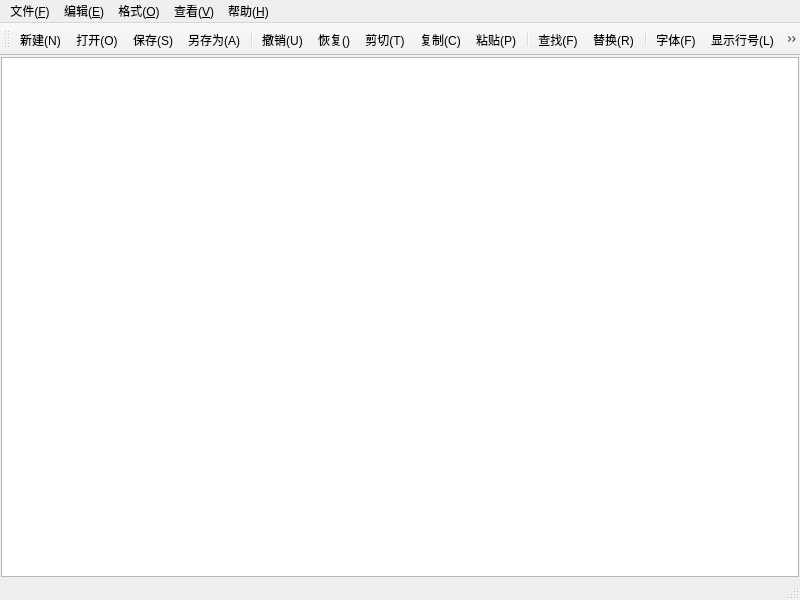
<?xml version="1.0" encoding="UTF-8"?>
<ui version="4.0">
 <class>MainWindow</class>
 <widget class="QMainWindow" name="MainWindow">
  <property name="geometry">
   <rect>
    <x>0</x>
    <y>0</y>
    <width>800</width>
    <height>600</height>
   </rect>
  </property>
  <property name="windowTitle">
   <string>新建文本文件-编辑器</string>
  </property>
  <property name="windowIcon">
   <iconset resource="icons.qrc">
    <normaloff>:/new/images/img/newText.png</normaloff>:/new/images/img/newText.png</iconset>
  </property>
  <widget class="QWidget" name="centralwidget">
   <layout class="QVBoxLayout" name="verticalLayout">
    <property name="spacing">
     <number>0</number>
    </property>
    <property name="leftMargin">
     <number>1</number>
    </property>
    <property name="topMargin">
     <number>1</number>
    </property>
    <property name="rightMargin">
     <number>1</number>
    </property>
    <property name="bottomMargin">
     <number>1</number>
    </property>
    <item>
     <widget class="CodeEditor" name="TextEdit"/>
    </item>
   </layout>
  </widget>
  <widget class="QMenuBar" name="menubar">
   <property name="geometry">
    <rect>
     <x>0</x>
     <y>0</y>
     <width>800</width>
     <height>21</height>
    </rect>
   </property>
   <widget class="QMenu" name="menu">
    <property name="title">
     <string>文件(&amp;F)</string>
    </property>
    <addaction name="action_New"/>
    <addaction name="action_Open"/>
    <addaction name="action_Save"/>
    <addaction name="action_SaveAs"/>
    <addaction name="separator"/>
    <addaction name="action_Exit"/>
   </widget>
   <widget class="QMenu" name="menu_E">
    <property name="title">
     <string>编辑(&amp;E)</string>
    </property>
    <addaction name="action_Undo"/>
    <addaction name="action_Redo"/>
    <addaction name="action_Cut"/>
    <addaction name="action_Copy"/>
    <addaction name="action_Paste"/>
    <addaction name="separator"/>
    <addaction name="action_Find"/>
    <addaction name="action_Replace"/>
    <addaction name="separator"/>
    <addaction name="action_SelectAll"/>
   </widget>
   <widget class="QMenu" name="menu_O">
    <property name="title">
     <string>格式(&amp;O)</string>
    </property>
    <addaction name="action_AutoWrap"/>
    <addaction name="action_ShowLineNo"/>
    <addaction name="action_Font"/>
    <addaction name="action_FontColor"/>
    <addaction name="separator"/>
    <addaction name="action_FontBackgroundColor"/>
    <addaction name="action_EditorBackgroundColor"/>
   </widget>
   <widget class="QMenu" name="menu_V">
    <property name="title">
     <string>查看(&amp;V)</string>
    </property>
    <addaction name="action_ToolBar"/>
    <addaction name="action_StatusBar"/>
    <addaction name="action_AutoSave"/>
   </widget>
   <widget class="QMenu" name="menu_H">
    <property name="title">
     <string>帮助(&amp;H)</string>
    </property>
    <addaction name="action_About"/>
   </widget>
   <addaction name="menu"/>
   <addaction name="menu_E"/>
   <addaction name="menu_O"/>
   <addaction name="menu_V"/>
   <addaction name="menu_H"/>
  </widget>
  <widget class="QStatusBar" name="statusbar"/>
  <widget class="QToolBar" name="toolBar">
   <property name="windowTitle">
    <string>toolBar</string>
   </property>
   <property name="toolButtonStyle">
    <enum>Qt::ToolButtonIconOnly</enum>
   </property>
   <attribute name="toolBarArea">
    <enum>TopToolBarArea</enum>
   </attribute>
   <attribute name="toolBarBreak">
    <bool>false</bool>
   </attribute>
   <addaction name="action_New"/>
   <addaction name="action_Open"/>
   <addaction name="action_Save"/>
   <addaction name="action_SaveAs"/>
   <addaction name="separator"/>
   <addaction name="action_Undo"/>
   <addaction name="action_Redo"/>
   <addaction name="action_Cut"/>
   <addaction name="action_Copy"/>
   <addaction name="action_Paste"/>
   <addaction name="separator"/>
   <addaction name="action_Find"/>
   <addaction name="action_Replace"/>
   <addaction name="separator"/>
   <addaction name="action_Font"/>
   <addaction name="action_ShowLineNo"/>
   <addaction name="action_AutoWrap"/>
   <addaction name="separator"/>
   <addaction name="action_ToolBar"/>
   <addaction name="action_StatusBar"/>
   <addaction name="action_AutoSave"/>
  </widget>
  <action name="action_New">
   <property name="icon">
    <iconset resource="icons.qrc">
     <normaloff>:/new/images/img/new.png</normaloff>:/new/images/img/new.png</iconset>
   </property>
   <property name="text">
    <string>新建(&amp;N)</string>
   </property>
   <property name="toolTip">
    <string>新建</string>
   </property>
   <property name="shortcut">
    <string>Ctrl+N</string>
   </property>
   <property name="menuRole">
    <enum>QAction::NoRole</enum>
   </property>
  </action>
  <action name="action_Open">
   <property name="icon">
    <iconset resource="icons.qrc">
     <normaloff>:/new/images/img/open.png</normaloff>:/new/images/img/open.png</iconset>
   </property>
   <property name="text">
    <string>打开(&amp;O)</string>
   </property>
   <property name="toolTip">
    <string>打开</string>
   </property>
   <property name="shortcut">
    <string>Ctrl+O</string>
   </property>
   <property name="menuRole">
    <enum>QAction::NoRole</enum>
   </property>
  </action>
  <action name="action_Save">
   <property name="icon">
    <iconset resource="icons.qrc">
     <normaloff>:/new/images/img/save.png</normaloff>:/new/images/img/save.png</iconset>
   </property>
   <property name="text">
    <string>保存(&amp;S)</string>
   </property>
   <property name="toolTip">
    <string>保存</string>
   </property>
   <property name="shortcut">
    <string>Ctrl+S</string>
   </property>
   <property name="menuRole">
    <enum>QAction::NoRole</enum>
   </property>
  </action>
  <action name="action_SaveAs">
   <property name="icon">
    <iconset resource="icons.qrc">
     <normaloff>:/new/images/img/saveAs.png</normaloff>:/new/images/img/saveAs.png</iconset>
   </property>
   <property name="text">
    <string>另存为(&amp;A)</string>
   </property>
   <property name="toolTip">
    <string>另存为</string>
   </property>
   <property name="menuRole">
    <enum>QAction::NoRole</enum>
   </property>
  </action>
  <action name="action_Exit">
   <property name="text">
    <string>退出(&amp;X)</string>
   </property>
   <property name="toolTip">
    <string>退出</string>
   </property>
   <property name="menuRole">
    <enum>QAction::NoRole</enum>
   </property>
  </action>
  <action name="action_Undo">
   <property name="icon">
    <iconset resource="icons.qrc">
     <normaloff>:/new/images/img/undo.png</normaloff>:/new/images/img/undo.png</iconset>
   </property>
   <property name="text">
    <string>撤销(&amp;U)</string>
   </property>
   <property name="toolTip">
    <string>撤销</string>
   </property>
   <property name="shortcut">
    <string>Ctrl+Z</string>
   </property>
   <property name="menuRole">
    <enum>QAction::NoRole</enum>
   </property>
  </action>
  <action name="action_Redo">
   <property name="icon">
    <iconset resource="icons.qrc">
     <normaloff>:/new/images/img/recover.png</normaloff>:/new/images/img/recover.png</iconset>
   </property>
   <property name="text">
    <string>恢复(&amp;)</string>
   </property>
   <property name="toolTip">
    <string>恢复</string>
   </property>
   <property name="shortcut">
    <string>Ctrl+Shift+Z</string>
   </property>
   <property name="menuRole">
    <enum>QAction::NoRole</enum>
   </property>
  </action>
  <action name="action_Cut">
   <property name="icon">
    <iconset resource="icons.qrc">
     <normaloff>:/new/images/img/cut.png</normaloff>:/new/images/img/cut.png</iconset>
   </property>
   <property name="text">
    <string>剪切(&amp;T)</string>
   </property>
   <property name="toolTip">
    <string>剪切</string>
   </property>
   <property name="shortcut">
    <string>Ctrl+X</string>
   </property>
   <property name="menuRole">
    <enum>QAction::NoRole</enum>
   </property>
  </action>
  <action name="action_Copy">
   <property name="icon">
    <iconset resource="icons.qrc">
     <normaloff>:/new/images/img/copy.png</normaloff>:/new/images/img/copy.png</iconset>
   </property>
   <property name="text">
    <string>复制(&amp;C)</string>
   </property>
   <property name="toolTip">
    <string>复制</string>
   </property>
   <property name="shortcut">
    <string>Ctrl+C</string>
   </property>
   <property name="menuRole">
    <enum>QAction::NoRole</enum>
   </property>
  </action>
  <action name="action_Paste">
   <property name="icon">
    <iconset resource="icons.qrc">
     <normaloff>:/new/images/img/paste.png</normaloff>:/new/images/img/paste.png</iconset>
   </property>
   <property name="text">
    <string>粘贴(&amp;P)</string>
   </property>
   <property name="toolTip">
    <string>粘贴</string>
   </property>
   <property name="shortcut">
    <string>Ctrl+V</string>
   </property>
   <property name="menuRole">
    <enum>QAction::NoRole</enum>
   </property>
  </action>
  <action name="action_Find">
   <property name="icon">
    <iconset resource="icons.qrc">
     <normaloff>:/new/images/img/check.png</normaloff>:/new/images/img/check.png</iconset>
   </property>
   <property name="text">
    <string>查找(&amp;F)</string>
   </property>
   <property name="toolTip">
    <string>查找</string>
   </property>
   <property name="shortcut">
    <string>Ctrl+F</string>
   </property>
   <property name="menuRole">
    <enum>QAction::NoRole</enum>
   </property>
  </action>
  <action name="action_Replace">
   <property name="icon">
    <iconset resource="icons.qrc">
     <normaloff>:/new/images/img/replace.png</normaloff>:/new/images/img/replace.png</iconset>
   </property>
   <property name="text">
    <string>替换(&amp;R)</string>
   </property>
   <property name="toolTip">
    <string>替换</string>
   </property>
   <property name="shortcut">
    <string>Ctrl+H</string>
   </property>
   <property name="menuRole">
    <enum>QAction::NoRole</enum>
   </property>
  </action>
  <action name="action_SelectAll">
   <property name="text">
    <string>全选(&amp;A)</string>
   </property>
   <property name="toolTip">
    <string>全选</string>
   </property>
   <property name="shortcut">
    <string>Ctrl+V</string>
   </property>
   <property name="menuRole">
    <enum>QAction::NoRole</enum>
   </property>
  </action>
  <action name="action_AutoWrap">
   <property name="checkable">
    <bool>true</bool>
   </property>
   <property name="icon">
    <iconset resource="icons.qrc">
     <normaloff>:/new/images/img/changeLine.png</normaloff>:/new/images/img/changeLine.png</iconset>
   </property>
   <property name="text">
    <string>自动换行(&amp;W)</string>
   </property>
   <property name="toolTip">
    <string>自动换行</string>
   </property>
   <property name="menuRole">
    <enum>QAction::NoRole</enum>
   </property>
  </action>
  <action name="action_ShowLineNo">
   <property name="checkable">
    <bool>true</bool>
   </property>
   <property name="icon">
    <iconset resource="icons.qrc">
     <normaloff>:/new/images/img/showLine.png</normaloff>:/new/images/img/showLine.png</iconset>
   </property>
   <property name="text">
    <string>显示行号(&amp;L)</string>
   </property>
   <property name="toolTip">
    <string>显示行号</string>
   </property>
   <property name="shortcut">
    <string>Ctrl+L</string>
   </property>
   <property name="menuRole">
    <enum>QAction::NoRole</enum>
   </property>
  </action>
  <action name="action_Font">
   <property name="icon">
    <iconset resource="icons.qrc">
     <normaloff>:/new/images/img/font.png</normaloff>:/new/images/img/font.png</iconset>
   </property>
   <property name="text">
    <string>字体(&amp;F)</string>
   </property>
   <property name="toolTip">
    <string>字体</string>
   </property>
   <property name="menuRole">
    <enum>QAction::NoRole</enum>
   </property>
  </action>
  <action name="action_FontColor">
   <property name="text">
    <string>字体颜色</string>
   </property>
   <property name="toolTip">
    <string>字体颜色</string>
   </property>
   <property name="menuRole">
    <enum>QAction::NoRole</enum>
   </property>
  </action>
  <action name="action_FontBackgroundColor">
   <property name="text">
    <string>字体背景色</string>
   </property>
   <property name="toolTip">
    <string>字体背景色</string>
   </property>
   <property name="menuRole">
    <enum>QAction::NoRole</enum>
   </property>
  </action>
  <action name="action_EditorBackgroundColor">
   <property name="text">
    <string>编辑器背景色</string>
   </property>
   <property name="toolTip">
    <string>编辑器背景色</string>
   </property>
   <property name="menuRole">
    <enum>QAction::NoRole</enum>
   </property>
  </action>
  <action name="action_ToolBar">
   <property name="checkable">
    <bool>true</bool>
   </property>
   <property name="icon">
    <iconset resource="icons.qrc">
     <normaloff>:/new/images/img/tool.png</normaloff>:/new/images/img/tool.png</iconset>
   </property>
   <property name="text">
    <string>工具栏(&amp;T)</string>
   </property>
   <property name="toolTip">
    <string>工具栏</string>
   </property>
   <property name="menuRole">
    <enum>QAction::NoRole</enum>
   </property>
  </action>
  <action name="action_StatusBar">
   <property name="checkable">
    <bool>true</bool>
   </property>
   <property name="icon">
    <iconset resource="icons.qrc">
     <normaloff>:/new/images/img/status.png</normaloff>:/new/images/img/status.png</iconset>
   </property>
   <property name="text">
    <string>状态栏(&amp;S)</string>
   </property>
   <property name="toolTip">
    <string>状态栏</string>
   </property>
   <property name="menuRole">
    <enum>QAction::NoRole</enum>
   </property>
  </action>
  <action name="action_About">
   <property name="text">
    <string>关于(&amp;A)</string>
   </property>
   <property name="toolTip">
    <string>关于</string>
   </property>
   <property name="menuRole">
    <enum>QAction::NoRole</enum>
   </property>
  </action>
  <action name="action_AutoSave">
   <property name="checkable">
    <bool>true</bool>
   </property>
   <property name="icon">
    <iconset resource="icons.qrc">
     <normaloff>:/new/images/img/autoSave.png</normaloff>:/new/images/img/autoSave.png</iconset>
   </property>
   <property name="text">
    <string>自动保存</string>
   </property>
   <property name="toolTip">
    <string>自动保存</string>
   </property>
   <property name="menuRole">
    <enum>QAction::NoRole</enum>
   </property>
  </action>
 </widget>
 <customwidgets>
  <customwidget>
   <class>CodeEditor</class>
   <extends>QPlainTextEdit</extends>
   <header location="global">codeeditor.h</header>
  </customwidget>
 </customwidgets>
 <resources>
  <include location="icons.qrc"/>
 </resources>
 <connections/>
</ui>
